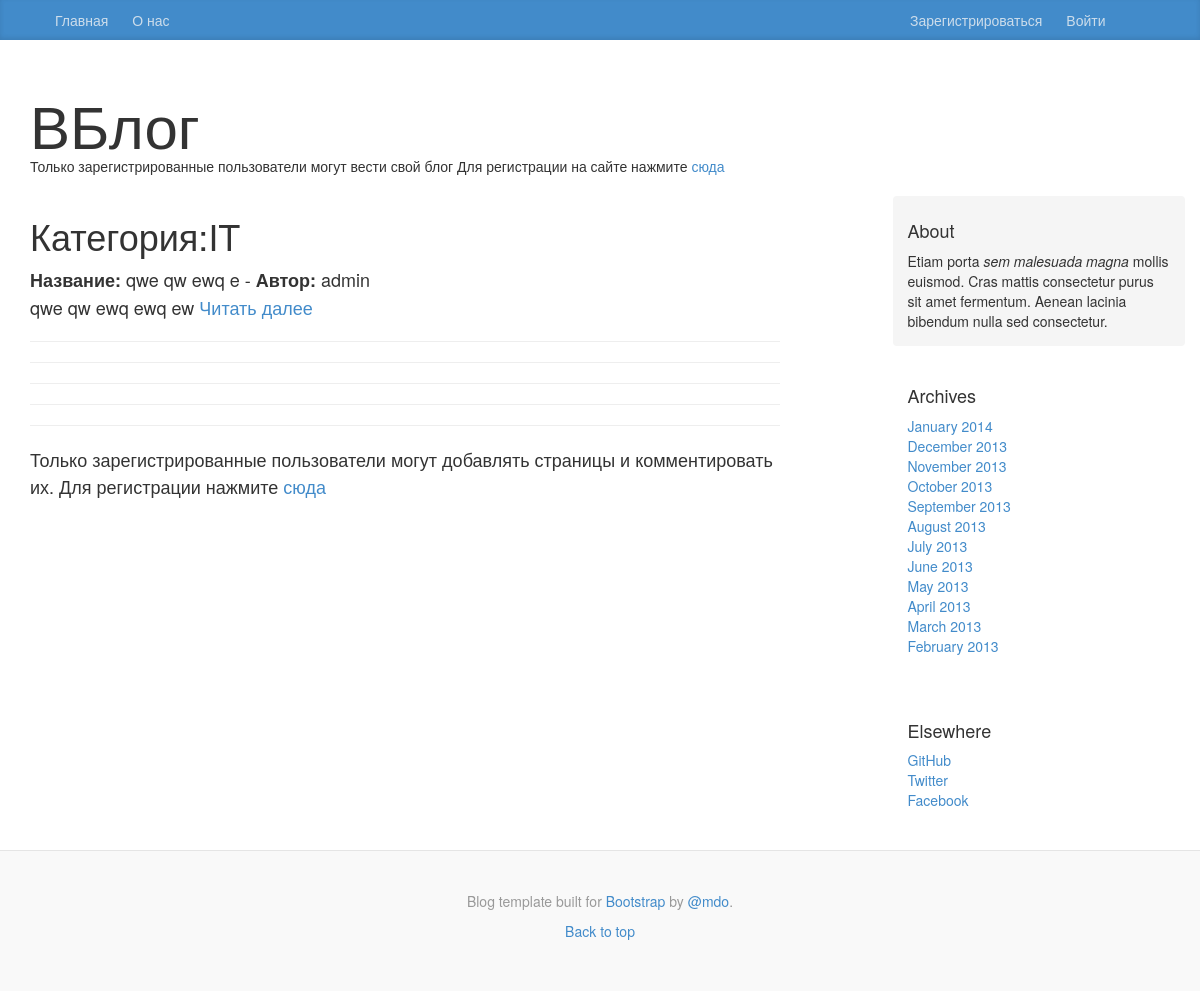
The app's page /blog/show_category/it/, older data.
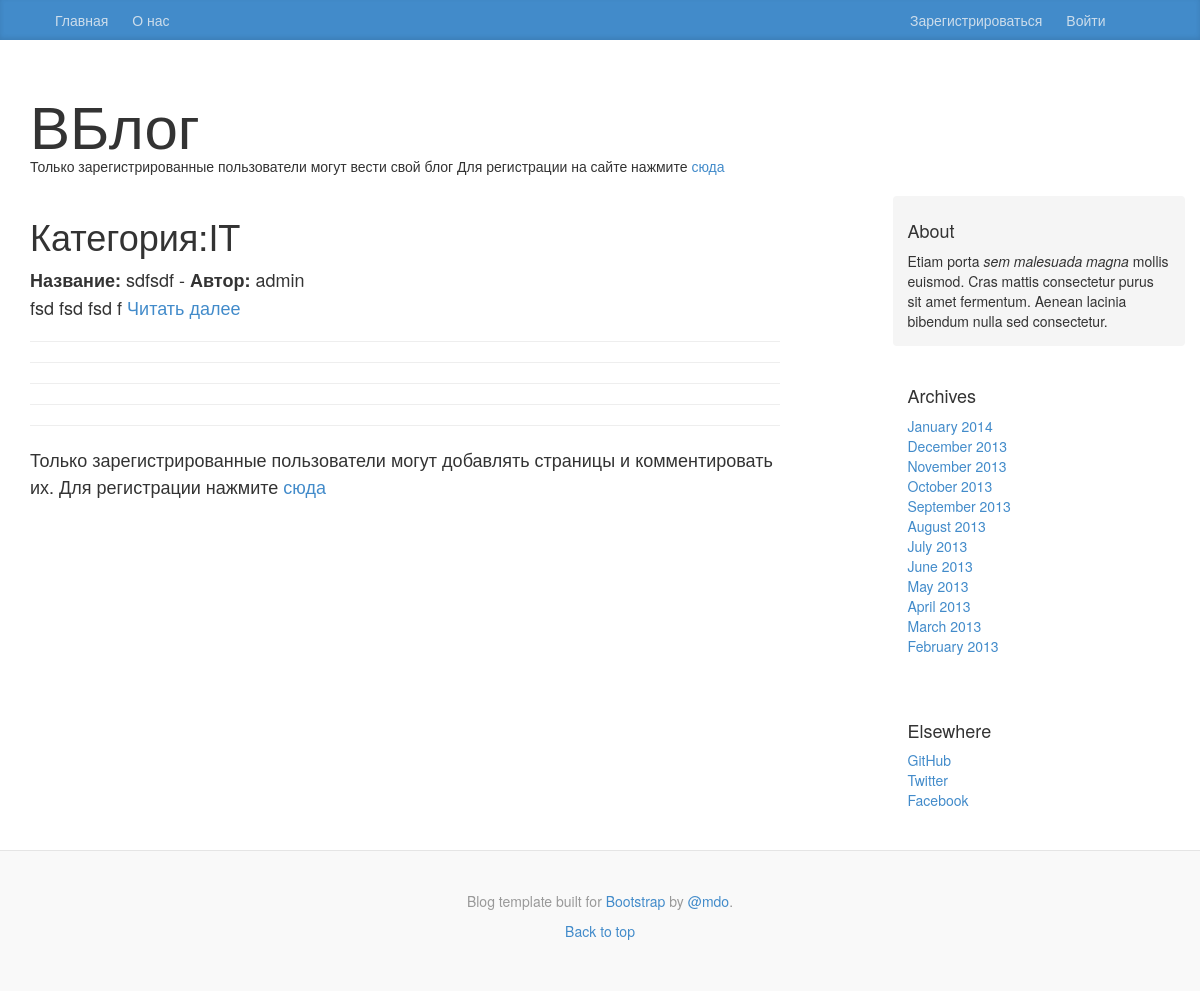
The same page, newer data.
### blog/models.py (models this page shows, shortened)
class Page(models.Model):
    category = models.ForeignKey(Category)
    id = models.IntegerField(primary_key=True)
    title = models.CharField(max_length=128)
    author = models.CharField(max_length=128)
    date_print = models.DateTimeField(auto_now_add=True)
    content = models.CharField(max_length=5000,)
    views = models.IntegerField(default=0)
    likes = models.ManyToManyField(User, related_name='likes',default=0)
    dislikes = models.ManyToManyField(User, related_name='dislikes',default=0)
    favorite = models.BooleanField(default=False)

### blog/views.py (the view)
# urls.py: url(r'^show_category/(?P<category_name_slug>[\w\-]+)/$', views.show_category, name='show_category'),
def show_category(request, category_name_slug):
    context_dict = {}
    try:
        category = Category.objects.get(slug=category_name_slug)
        pages = Page.objects.filter(category=category)
        context_dict['category'] = category
        context_dict['pages'] = pages
    except:
        context_dict['category'] = None
        context_dict['pages'] = None
    return render(request, 'blog/show_category.html', context_dict)

### template/blog/show_category.html (shortened to what this page needs)
{% extends 'blog/base.html' %}
{% block body_block%}
    {% if category %}
        <strong><h1>Категория:{{ category.name }}</h1></strong>
        {% if pages %}
            {% for page in pages %}
                    <strong>Название:</strong> {{ page.title }} - <strong>Автор:</strong> {{ page.author }}<br>
                                   {{ page.content }}<a href="{% url 'show_page' page.id %}"> Читать далее</a><br>
            {% endfor %}
        {% else %}
            В этой категории нет заметок<br>
            Но можно быть <strong>первым</strong><br>
            ККнопка для добавления снизу;)
        {% endif %}
    {% else %}
        Нет страниц
    {% endif %}
    <hr>
    <hr>
    <hr>
    <hr>
    <hr>
    {% if  user.is_authenticated %}
        <a href="{%  url 'add_page' category.slug %}"><strong><i class="fa fa-file fa-3x" aria-hidden="true"></i></strong></a>
    {% else %}
        Только зарегистрированные пользователи могут добавлять страницы и комментировать их.
        Для регистрации нажмите <a href="{% url 'registration_register' %}">сюда</a>
    {% endif %}
{% endblock %}

Row changes from the older to the newer data that the page shows:
changed Page "admin": title "qwe qw ewq e" → "sdfsdf"; content "qwe qw ewq ewq ew" → "fsd fsd fsd f"
